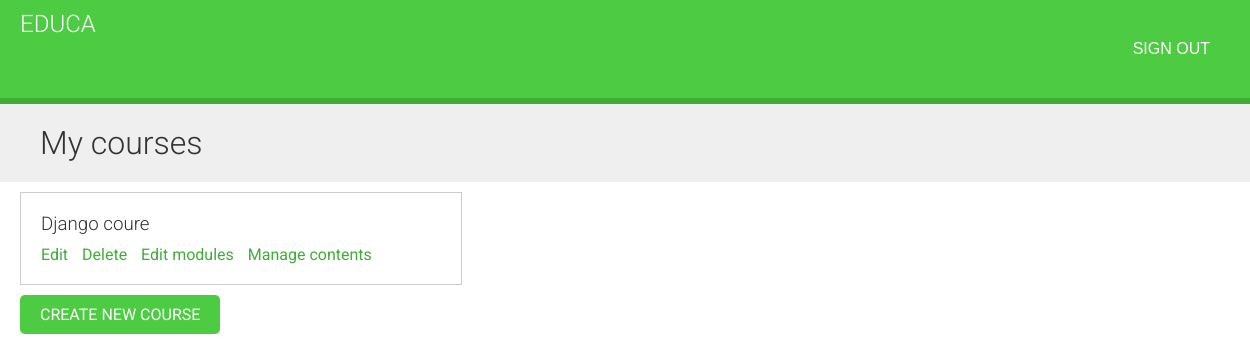
The app's page /course/mine/ (signed in), older data.
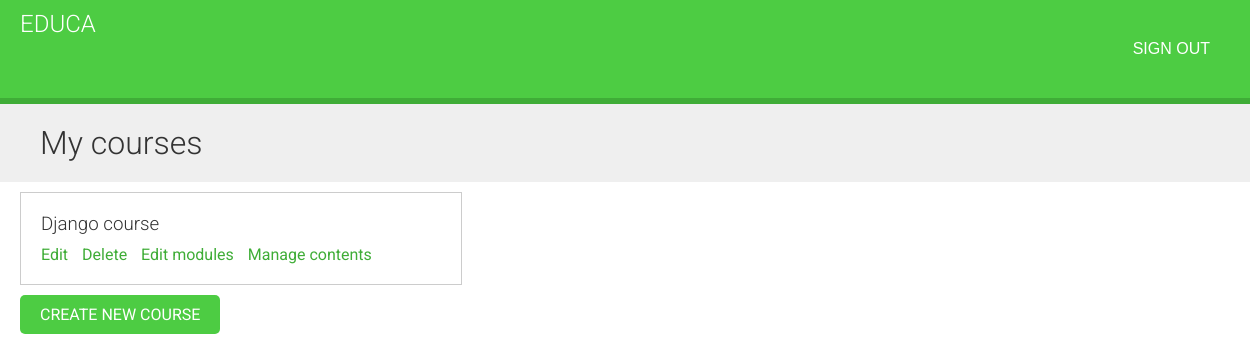
The same page, newer data.
### courses/models.py (models this page shows, shortened)
class Course(models.Model):
  owner = models.ForeignKey(
    User,
    related_name='courses_created',
    on_delete=models.CASCADE
  )
  subject = models.ForeignKey(
    Subject,
    related_name='courses',
    on_delete=models.CASCADE
  )
  students = models.ManyToManyField(
    User,
    related_name='courses_joined',
    blank=True
  )
  title = models.CharField(max_length=200)
  slug = models.SlugField(max_length=200, unique=True)
  overview = models.TextField()
  created = models.DateTimeField(auto_now_add=True)
  class Meta:
    ordering = ['-created']

### courses/views.py (the view)
class ManageCourseListView(OwnerCourseMixin, ListView):
  template_name = 'courses/manage/course/list.html'
  permission_required = 'courses.view_course'

### courses/views.py (called while the page is built)
  def get_queryset(self):
    qs = super().get_queryset()
    return qs.filter(owner=self.request.user)

### courses/templates/courses/manage/course/list.html (shortened to what this page needs)
{% extends "base.html" %}
{% block content %}
  <h1>My courses</h1>
  <div class="module">
    {% for course in object_list %}
      <div class="course-info">
        <h3>{{ course.title }}</h3>
        <p>
          <a href="{% url "course_edit" course.id %}">Edit</a>
          <a href="{% url "course_delete" course.id %}">Delete</a>
          <a href="{% url "course_module_update" course.id %}">Edit modules</a>
          {% if course.modules.count > 0 %}
            <a href="{% url "module_content_list" course.modules.first.id %}">
              Manage contents
            </a>
          {% endif %}
        </p>
      </div>
    {% empty %}
      <p>You haven't created any courses yet</p>
    {% endfor %}
      <p>
        <a href="{% url "course_create" %}" class="button">Create new course</a>
      </p>
  </div>
{% endblock %}

Row changes from the older to the newer data that the page shows:
changed Course: title "Django coure" → "Django course"
